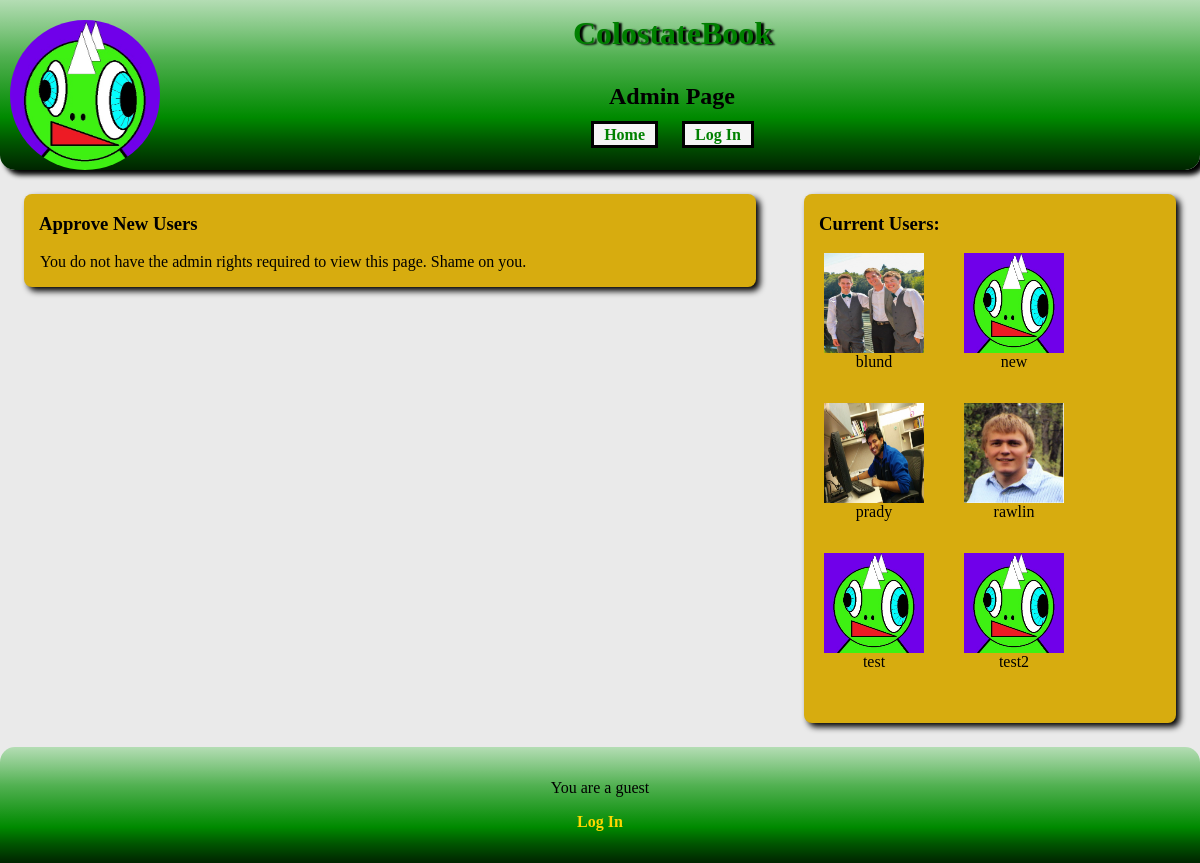
The app's page /admin.php, older data.
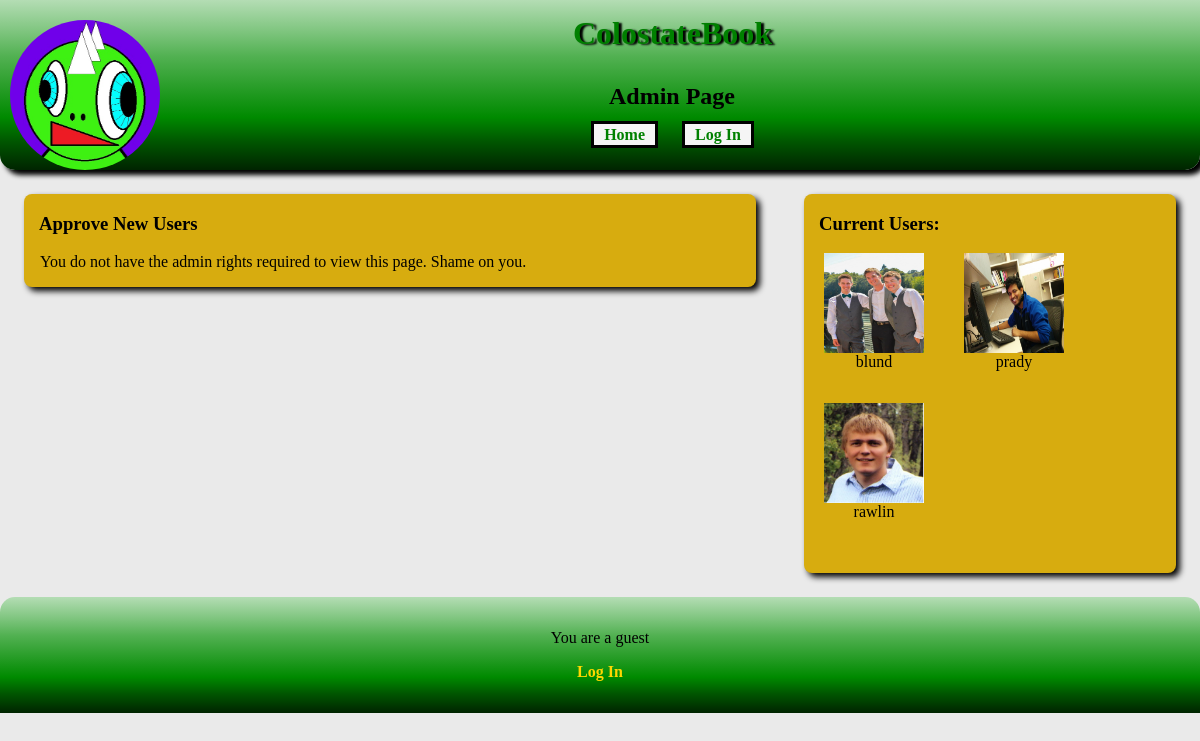
The same page, newer data.
### tables this page shows
CREATE TABLE users (username varchar(255) unique primary key, password varchar(255), name varchar(255), gender varchar(6), phone varchar(20), email varchar(255), admin boolean, pictureLocation varchar(255) , bio varchar(255));

### helpers.php (called while the page is built, shortened)
<?php
function makeNewUser($uname, $pass, $name, $sex, $number, $mail, $privileges, $picture, $friends, $pending, $bio) {
	$u = new User();
	$u->username = $uname;
	$u->passwd  = $pass;
	$u->name  = $name;
	$u->gender = $sex;
	$u->phone  = $number;
	$u->email  = $mail;
	$u->admin  = $privileges;
	$u->pic = $picture;
	$u->friends = $friends;
	$u->pending = $pending;
	$u->bio = $bio;
	return $u;
}
function readUsers() {
	$q = new Querries();
	$db = $q->getDB();
	$array = $db->query($q->GET_ALL_USER_NAMES);
	$retVal=array();
  	while($res = $array->fetchArray())
	{
		$user = getUser($res["username"]);
        	array_push($retVal, $user);
        }
	return $retVal;
}
function getUser($uname) {
	$q = new Querries();
	$db = $q->getDB();
	$array = $db->query(sprintf($q->GET_USER, $uname));
	$res = $array->fetchArray();
  	$user = makeNewUser($res["username"],$res["password"],$res["name"],$res["gender"],$res["phone"],$res["email"],$res["admin"],$res["pictureLocation"], array(), array(), $res["bio"]);
	$user->friends = getFriends($uname);
	$user->pending = getRequests($uname);
	return $user;
}
function getFriends($uname){
	if($uname == 'guest') return array();
	$q = new Querries();
	$db = $q->getDB();
	$array = $db->query(sprintf($q->GET_USER_FRIENDS, $uname));
	$friends=array();
	while($res = $array->fetchArray())
	{
		$user = $res["friend"];
		array_push($friends,$user);
	}
	return $friends;
}
function getRequestUsers($uname){
	$q = new Querries();
	$db = $q->getDB();
	$array = $db->query(sprintf($q->GET_PENDING_REQUESTS, $uname));
	$requests=array();
	return $requests;
}
function getRequests($uname)
{
	$requests = array();
	foreach(getRequestUsers($uname) as $usr){
		$requests[$usr->username]=$usr->username;
	}
	return $requests;
}
function isPendingUser($username) {
	$q= new Querries();
	$db = $q->getDB();
	$res = $db->query(sprintf($q->IS_PENDING_USER, $username));
	if(!($res instanceof Sqlite3Result))
	{
		return false;
	}
	else {
		$array = $res->fetchArray();
		if ($array) {
			return true;
		}
		else {
			return false;
		}
	}
}
?>

### userList.php (the view, shortened to what this page needs)
<div class="users">
	<div id="friends">
	<h3>Current Users:</h3>
	<?php
	$users = readUsers();
	foreach($users as $u){
		if (!isPendingUser($u->username)) {
		$uname = $u->username;
		$picture = $u->pic;
		if(!in_array($u->username, getFriends($_SESSION['username']))){?>
		<div class="user">
			<?php echo '<a href="profile.php?uname='.$uname.'"><img class="thumbnails" src="'.$picture.'" alt="user1" /></a>'; ?>
			<?php echo $uname ?>
		</div>
	<?php
	}
	}
	}
	?>
	</div>
</div>

Row changes from the older to the newer data that the page shows:
removed users: pictureLocation (placeholder picture), uname "new"
removed users: pictureLocation (placeholder picture), uname "test"
removed users: pictureLocation (placeholder picture), uname "test2"
